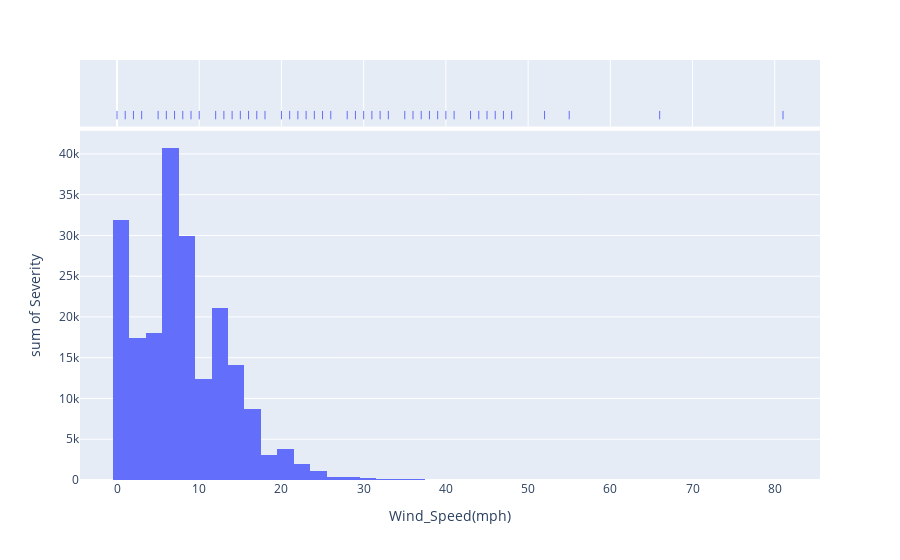

Notebook source saved alongside this figure:
### Code cell
px.histogram(top_wind_speed_severties, top_wind_speed_severties['Wind_Speed(mph)'], top_wind_speed_severties.Severity, marginal= 'rug', nbins=50)

### Figure 1 — Plotly figure (JSON) as saved in the notebook; plotly's stock layout.template omitted (floating-point values rounded to 4 significant figures)
{"data": [{"bingroup": "x", "histfunc": "sum", "hovertemplate": "Wind_Speed(mph)=%{x}<br>sum of Severity=%{y}<extra></extra>", "legendgroup": "", "marker": {"color": "#636efa", "pattern": {"shape": ""}}, "name": "", "nbinsx": 50, "orientation": "v", "showlegend": false, "type": "histogram", "x": [0.0, 1.0, 2.0, 3.0, 5.0, 6.0, 7.0, 8.0, 9.0, 10.0, 12.0, 13.0, 14.0, 15.0, 16.0, 17.0, 18.0, 20.0, 21.0, 22.0, 23.0, 24.0, 25.0, 26.0, 28.0, 29.0, 30.0, 31.0, 32.0, 33.0, 35.0, 36.0, 37.0, 38.0, 39.0, 40.0, 41.0, 43.0, 44.0, 45.0, 46.0, 47.0, 48.0, 52.0, 55.0, 66.0, 81.0], "xaxis": "x", "y": [31888, 2, 22, 17450, 18016, 17854, 22848, 15368, 14510, 12360, 11512, 9556, 7926, 6132, 5022, 3660, 3080, 2256, 1584, 1128, 878, 652, 436, 424, 224, 172, 168, 90, 114, 40, 70, 70, 38, 18, 22, 8, 10, 6, 24, 6, 2, 8, 12, 2, 2, 4, 4], "yaxis": "y"}, {"boxpoints": "all", "fillcolor": "rgba(255,255,255,0)", "hoveron": "points", "hovertemplate": "Wind_Speed(mph)=%{x}<extra></extra>", "jitter": 0, "legendgroup": "", "line": {"color": "rgba(255,255,255,0)"}, "marker": {"color": "#636efa", "symbol": "line-ns-open"}, "name": "", "showlegend": false, "type": "box", "x": [0.0, 1.0, 2.0, 3.0, 5.0, 6.0, 7.0, 8.0, 9.0, 10.0, 12.0, 13.0, 14.0, 15.0, 16.0, 17.0, 18.0, 20.0, 21.0, 22.0, 23.0, 24.0, 25.0, 26.0, 28.0, 29.0, 30.0, 31.0, 32.0, 33.0, 35.0, 36.0, 37.0, 38.0, 39.0, 40.0, 41.0, 43.0, 44.0, 45.0, 46.0, 47.0, 48.0, 52.0, 55.0, 66.0, 81.0], "xaxis": "x2", "yaxis": "y2"}], "layout": {"barmode": "relative", "legend": {"tracegroupgap": 0}, "margin": {"t": 60}, "xaxis": {"anchor": "y", "domain": [0, 1], "title": {"text": "Wind_Speed(mph)"}}, "xaxis2": {"anchor": "y2", "domain": [0, 1], "matches": "x", "showgrid": true, "showticklabels": false}, "yaxis": {"anchor": "x", "domain": [0, 0.8316], "title": {"text": "sum of Severity"}}, "yaxis2": {"anchor": "x2", "domain": [0.8416, 1], "matches": "y2", "showgrid": false, "showline": false, "showticklabels": false, "ticks": ""}}}
